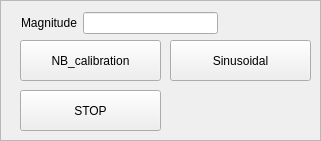
     <widget class="QFrame" name="frame_6">
      <property name="geometry">
       <rect>
        <x>660</x>
        <y>310</y>
        <width>321</width>
        <height>141</height>
       </rect>
      </property>
      <property name="frameShape">
       <enum>QFrame::StyledPanel</enum>
      </property>
      <property name="frameShadow">
       <enum>QFrame::Raised</enum>
      </property>
      <widget class="QPushButton" name="nb_calibration">
       <property name="geometry">
        <rect>
         <x>20</x>
         <y>40</y>
         <width>141</width>
         <height>41</height>
        </rect>
       </property>
       <property name="text">
        <string>NB_calibration</string>
       </property>
      </widget>
      <widget class="QWidget" name="layoutWidget">
       <property name="geometry">
        <rect>
         <x>21</x>
         <y>10</y>
         <width>197</width>
         <height>27</height>
        </rect>
       </property>
       <layout class="QHBoxLayout" name="horizontalLayout_9">
        <item>
         <widget class="QLabel" name="label_40">
          <property name="text">
           <string>&lt;html&gt;&lt;head/&gt;&lt;body&gt;&lt;p&gt;Magnitude&lt;/p&gt;&lt;/body&gt;&lt;/html&gt;</string>
          </property>
         </widget>
        </item>
        <item>
         <widget class="QLineEdit" name="sin_mag"/>
        </item>
       </layout>
      </widget>
      <widget class="QPushButton" name="motor_command_3">
       <property name="geometry">
        <rect>
         <x>20</x>
         <y>190</y>
         <width>191</width>
         <height>41</height>
        </rect>
       </property>
       <property name="text">
        <string>Master</string>
       </property>
      </widget>
      <widget class="QPushButton" name="sin_signal">
       <property name="geometry">
        <rect>
         <x>170</x>
         <y>40</y>
         <width>141</width>
         <height>41</height>
        </rect>
       </property>
       <property name="text">
        <string>Sinusoidal</string>
       </property>
      </widget>
      <widget class="QPushButton" name="sin_stop">
       <property name="geometry">
        <rect>
         <x>20</x>
         <y>90</y>
         <width>141</width>
         <height>41</height>
        </rect>
       </property>
       <property name="text">
        <string>STOP</string>
       </property>
      </widget>
     </widget>
